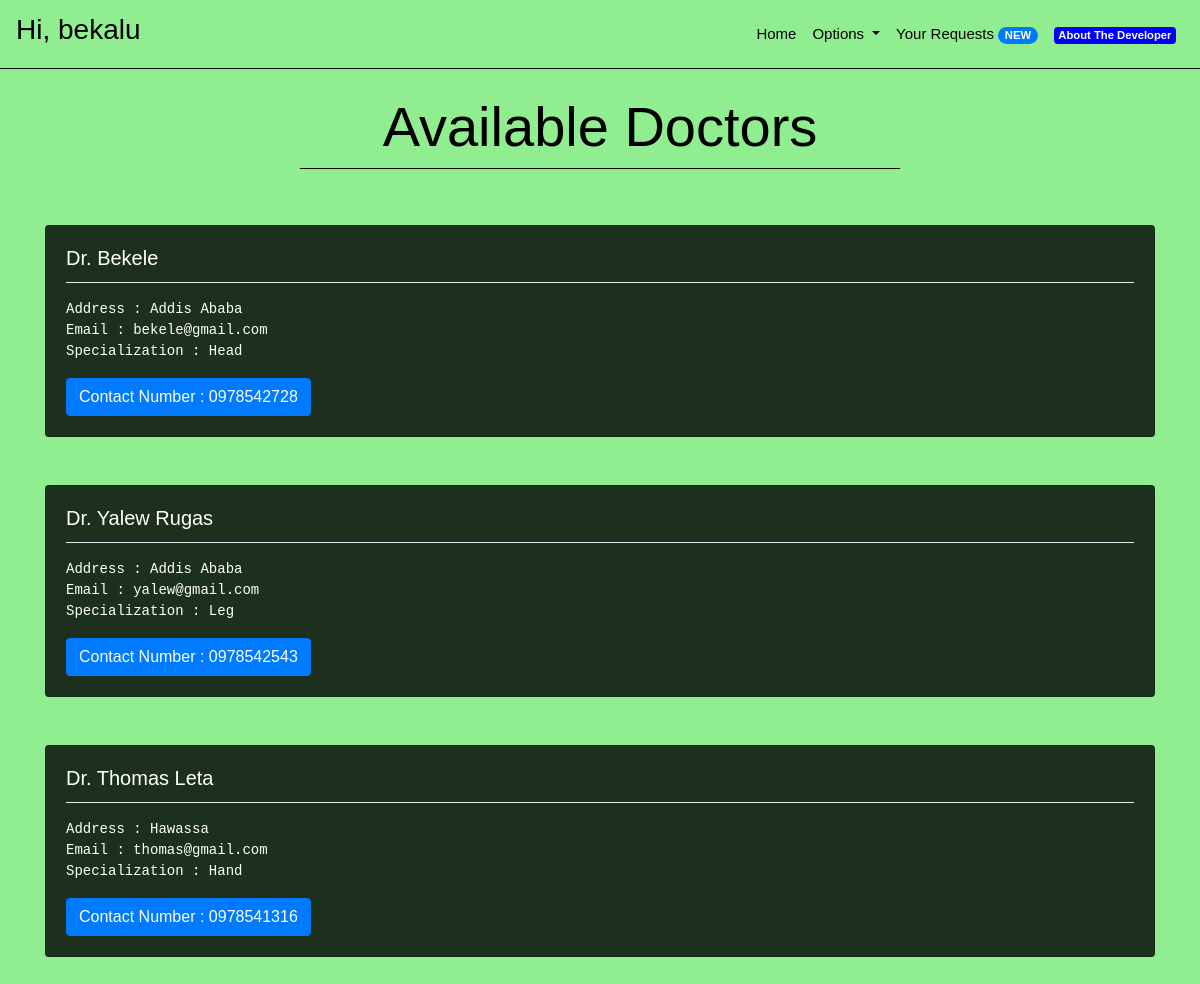
Page /doctors (signed in) on the committed database.
### core/models.py (models this page shows, shortened)
class Doctor(models.Model):
    name = models.CharField(max_length = 30)
    address = models.CharField(max_length = 100)
    contactNumber = models.CharField(unique = True, max_length = 10)
    email = models.EmailField(unique = True, max_length = 255)
    specialization = models.CharField(max_length = 100)
    passwordHash = models.CharField(max_length = 64)
    emailHash = models.CharField(max_length = 64)
    image = models.ImageField(upload_to='profile_images/', default='profile_images/default.jpg')

### core/views.py (the view)
# urls.py: path('doctors', views.doctors, name = "doctors"),
def doctors(request):
    context = {
        "doctors" : Doctor.objects.all(),
        "message":"Please Login First."
    }
    if request.session.get('isLoggedIn', False):
        response = render(request,"core/doctors.html",context)
        return responseHeadersModifier(response)
    else:
        response = render(request, "core/doctors.html", context)
        return responseHeadersModifier(response)

### core/views.py (called while the page is built)
def responseHeadersModifier(response):
    response["Cache-Control"] = "no-cache, no-store, must-revalidate"
    response["Pragma"] = "no-cache"
    response["Expires"] = "0"
    return response

### core/templates/core/doctors.html (shortened to what this page needs)
{% extends "core/base.html" %}
{% block bodytag %}
{% load static %}
<body background="{% static 'core/images/back.png' %}" style="background-size: auto auto;">
    {% endblock %}
    {% block body %}
    <br>
    <h1 style="text-align:center;color:black;" class="display-4">
        Available Doctors
    </h1>
    <li class="dropdown-divider" style="margin-left:25%;margin-right:25%;border-color:black"></li>
    <br>
    <br>
    {% if request.session.isLoggedIn %}
    {% for doctor in doctors %}
    <div class="row container" style="margin: 0 auto;">
        <div class="col-sm-12">
            <div class="card" style="background:rgba(0,0,0,0.8);color:white;">
                <div class="card-body">
                    <h5 class="card-title">Dr. {{ doctor.name }}</h5>
                    <li class="dropdown-divider"></li>
                    <p class="card-text">
                    <pre
                        style="color:white">Address : {{ doctor.address }}<br>Email : {{ doctor.email }}<br>Specialization : {{ doctor.specialization }}</pre>
                    </p>
                    <a href="#" class="btn btn-primary">Contact Number : {{ doctor.contactNumber }}</a>
                </div>
            </div>
        </div>
    </div>
    <br>
    <br>
    {% empty %}
    <h1 style="text-align:center;color:white">
        Sorry! No doctors available right now. Please try again later!
    </h1>
    {% endfor %}
    {% else %}
    {% if message %}
    <div style="text-align:center;margin:0 auto;" class="alert alert-warning" role="alert">
        {{ message }}
    </div>
    {% endif %}
    {% endif %}
    {% endblock %}

### core/static/core/css/style.css (style rules this page uses)
body { font-family: 'Nunito', sans-serif; color: #000000; background-color: #fefefe; overflow-x: hidden; }
@media (min-width: 1200px) { .container { max-width: 1170px; } }

### core/static/core/css/aboutstyle.css (style rules this page uses)
* { margin: 0; padding: 0; border: 0; outline: none; }
p { font-size: 15px; line-height: 1.6; font-weight: 500; }
a { font-family: 'Quicksand', sans-serif; font-size: 15px; color: #555555; }

### rows in the picture
Doctor: name "Bekele", address "Addis Ababa", email "bekele@gmail.com", specialization "Head", contactNumber "0978542728"
Doctor: name "Yalew Rugas", address "Addis Ababa", email "yalew@gmail.com", specialization "Leg", contactNumber "0978542543"
Doctor: name "Thomas Leta", address "Hawassa", email "thomas@gmail.com", specialization "Hand", contactNumber "0978541316"

### other values in the picture
{{ request.session.Name }} "bekalu"
